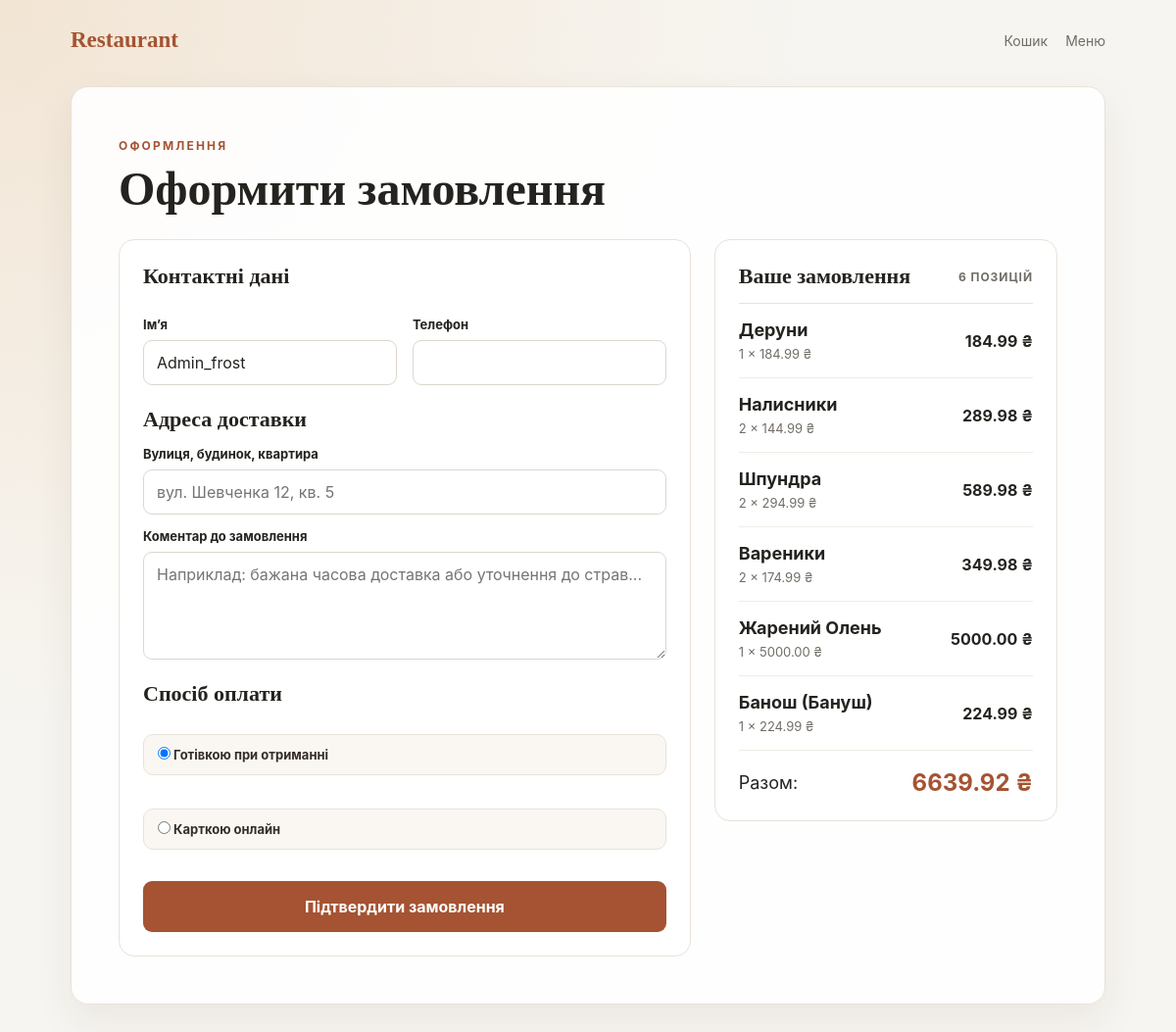
/create-order/ (signed in), run on the app's committed database.
### restaurant_all/models.py (models this page shows, shortened)
class CartItem(models.Model):
    user = models.ForeignKey(
        settings.AUTH_USER_MODEL,
        on_delete=models.CASCADE,
        related_name="cart_items",
    )
    dish = models.ForeignKey(Dish, on_delete=models.CASCADE)
    quantity = models.PositiveIntegerField(default=1)
    class Meta:
        constraints = [
            models.UniqueConstraint(
                fields=("user", "dish"),
                name="unique_user_cart_dish",
            ),
        ]

class Dish(models.Model):
    class Category(models.TextChoices):
        SALADS = "salads", "Салати"
        MAIN = "main", "Основні страви"
        DESSERTS = "desserts", "Десерти"
        DRINKS = "drinks", "Напої"
    name = models.CharField(max_length=100)
    description = models.TextField()
    price = models.DecimalField(max_digits=6, decimal_places=2)
    image = models.ImageField(upload_to='dish_images/', blank=True, null=True)
    is_available = models.BooleanField("Є в наявності", default=True)
    category = models.CharField(
        "Категорія",
        max_length=16,
        choices=Category.choices,
        default=Category.MAIN,
    )

### restaurant_all/views.py (the view, shortened to what this page needs)
# urls.py: path('create-order/', views.create_order_page, name='create_order'),
@login_required
def create_order_page(request):
    _migrate_session_cart(request)
    cart_items, total = _get_cart_summary(request.user)
    return render(
        request,
        "create_order.html",
        {
            "cart_items": cart_items,
            "cart_total": total,
            "customer_name": request.user.get_full_name() or request.user.get_username(),
            "phone": getattr(getattr(request.user, "client_profile", None), "phone", ""),
            "delivery_address": "",
        },
    )

### restaurant_all/views.py (called while the page is built, shortened)
def _migrate_session_cart(request):
    legacy_cart = request.session.get("cart")
    if not isinstance(legacy_cart, dict):
        return

def _get_cart_summary(user):
    cart_items = []
    total = 0
    for cart_item in CartItem.objects.filter(user=user).select_related("dish"):
        line_total = cart_item.dish.price * cart_item.quantity
        cart_items.append(
            {
                "cart_item": cart_item,
                "dish": cart_item.dish,
                "quantity": cart_item.quantity,
                "line_total": line_total,
            }
        )
        total += line_total
    return cart_items, total

### restaurant_all/templates/create_order.html (shortened to what this page needs)
{% load static %}
<!DOCTYPE html>
<html lang="uk">
<head>
    <link rel="stylesheet" href="{% static 'restaurant_all/style.css' %}?v=3">
</head>
<body class="home-page">
    <main class="checkout-page">
        <header class="home-header">
            <a class="brand" href="{% url 'home' %}">Restaurant</a>
            <div class="page-links">
                <a href="{% url 'order' %}">Кошик</a>
                <a href="{% url 'menu' %}">Меню</a>
            </div>
        </header>
        <section class="checkout-card destination-card">
            <span class="eyebrow">Оформлення</span>
            <h1>Оформити замовлення</h1>
            {% if cart_items %}
                <div class="checkout-layout">
                    <form method="post" class="checkout-form">
                        <div class="checkout-section">
                            <h2>Контактні дані</h2>
                            <div class="checkout-form-grid">
                                <div>
                                    <label for="customer-name">Ім’я</label>
                                    <input id="customer-name" name="customer_name" type="text" value="{{ customer_name }}" required>
                                </div>
                                <div>
                                    <label for="phone">Телефон</label>
                                    <input id="phone" name="phone" type="tel" value="{{ phone }}" required>
                                </div>
                            </div>
                        </div>
                        <div class="checkout-section">
                            <h2>Адреса доставки</h2>
                            <label for="address">Вулиця, будинок, квартира</label>
                            <input id="address" name="address" type="text" value="{{ delivery_address }}" placeholder="вул. Шевченка 12, кв. 5" required>
                            <label for="comment">Коментар до замовлення</label>
                            <textarea id="comment" name="comment" rows="4" placeholder="Наприклад: бажана часова доставка або уточнення до страв..."></textarea>
                        </div>
                        <div class="checkout-section">
                            <h2>Спосіб оплати</h2>
                            <div class="checkout-payment-options">
                                <label class="payment-option">
                                    <input type="radio" name="payment_method" value="cash" checked>
                                    <span>Готівкою при отриманні</span>
                                </label>
                                <label class="payment-option">
                                    <input type="radio" name="payment_method" value="card">
                                    <span>Карткою онлайн</span>
                                </label>
                            </div>
                        </div>
                        <button type="submit" class="checkout-submit">Підтвердити замовлення</button>
                    </form>
                    <aside class="checkout-summary">
                        <div class="checkout-summary-header">
                            <h2>Ваше замовлення</h2>
                            <span>{{ cart_items|length }} позицій</span>
                        </div>
                        {% for item in cart_items %}
                            <article class="checkout-summary-item">
                                <div>
                                    <h3>{{ item.dish.name }}</h3>
                                    <p>{{ item.quantity }} × {{ item.dish.price }} ₴</p>
                                </div>
                                <strong>{{ item.line_total }} ₴</strong>
                            </article>
                        {% endfor %}
                        <div class="checkout-summary-total">
                            <span>Разом:</span>
                            <strong>{{ cart_total }} ₴</strong>
                        </div>
                    </aside>
                </div>
            {% else %}
                <p>Кошик поки порожній. Додайте страви, щоб оформити замовлення.</p>
                <a class="back-home" href="{% url 'menu' %}">← До меню</a>
            {% endif %}
        </section>
    </main>
</body>
</html>

### restaurant_all/static/restaurant_all/style.css (style rules this page uses)
:root { color-scheme: light; font-family: Inter, "Segoe UI", sans-serif; color: #25231f; background: #f7f5f1; }
* { box-sizing: border-box; }
body { min-height: 100vh; margin: 0; display: grid; place-items: center; padding: 32px 18px; background: radial-gradient(ellipse at top left, #f2e5d4, transparent 48%), #f7f5f1; }
main { width: min(960px, 100%); }
.eyebrow { color: #a55332; font-size: 12px; font-weight: 700; letter-spacing: .18em; text-transform: uppercase; }
h1 { margin: 8px 0; font-family: Georgia, serif; font-size: clamp(32px, 6vw, 48px); }
h2 { margin: 0 0 6px; font-family: Georgia, serif; font-size: 25px; }
label { display: block; margin: 14px 0 6px; font-size: 13px; font-weight: 650; }
input { width: 100%; padding: 12px 13px; border: 1px solid #ddd7cd; border-radius: 9px; background: #fff; color: inherit; font: inherit; }
button { width: 100%; margin-top: 22px; padding: 13px; border: 0; border-radius: 9px; background: #a55332; color: #fff; font: inherit; font-weight: 700; cursor: pointer; }
.home-page { display: block; padding: 0; }
.home-header { display: flex; align-items: center; justify-content: space-between; gap: 20px; }
.brand { color: #a55332; font-family: Georgia, serif; font-size: 23px; font-weight: 700; text-decoration: none; }
.destination-card { margin-top: clamp(72px, 14vh, 142px); padding: clamp(24px, 5vw, 48px); border: 1px solid #e8e2d8; border-radius: 18px; background: rgba(255, 255, 255, .92); box-shadow: 0 16px 42px rgba(59, 43, 28, .07); }
.page-links { display: flex; gap: 18px; }
.page-links a { color: #716d66; font-size: 14px; text-decoration: none; }
.destination-card p { color: #716d66; }
.checkout-page { width: min(1120px, 100%); min-height: 100vh; margin: 0 auto; padding: 28px 32px 64px; }
.checkout-card { margin-top: 34px; }
.checkout-layout { display: grid; grid-template-columns: 1.25fr .75fr; gap: 24px; margin-top: 24px; }
.checkout-form, .checkout-summary { padding: 24px; border: 1px solid #e8e2d8; border-radius: 16px; background: rgba(255, 255, 255, .9); }
.checkout-section + .checkout-section { margin-top: 22px; }
.checkout-section h2 { margin-bottom: 14px; font-size: 22px; }
.checkout-form-grid { display: grid; grid-template-columns: repeat(2, minmax(0, 1fr)); gap: 16px; }
.checkout-form label, .checkout-form textarea { display: block; }
.checkout-form label { margin-bottom: 8px; font-size: 13px; font-weight: 700; }
.checkout-form input, .checkout-form textarea { width: 100%; padding: 12px 13px; border: 1px solid #ddd7cd; border-radius: 9px; background: #fff; color: inherit; font: inherit; resize: vertical; }
.checkout-form textarea { min-height: 110px; }
.checkout-payment-options { display: grid; gap: 12px; }
.payment-option { display: flex; align-items: center; gap: 10px; padding: 12px 14px; border: 1px solid #e8e2d8; border-radius: 10px; background: #faf7f3; color: #352d29; font-weight: 600; }
.payment-option input { width: auto; margin: 0; }
.checkout-submit { margin-top: 24px; min-height: 52px; }
.checkout-summary { align-self: start; }
.checkout-summary-header { display: flex; align-items: center; justify-content: space-between; gap: 12px; padding-bottom: 14px; border-bottom: 1px solid #e8e2d8; }
.checkout-summary-header h2 { margin: 0; font-size: 22px; }
.checkout-summary-header span { color: #716d66; font-size: 12px; font-weight: 700; letter-spacing: .08em; text-transform: uppercase; }
.checkout-summary-item { display: flex; align-items: center; justify-content: space-between; gap: 18px; padding: 16px 0; border-bottom: 1px solid #f1ece6; }
.checkout-summary-item h3 { margin: 0; font-size: 18px; }
.checkout-summary-item p { margin: 6px 0 0; color: #716d66; font-size: 13px; }
.checkout-summary-total { display: flex; align-items: center; justify-content: space-between; margin-top: 18px; font-size: 18px; }
.checkout-summary-total strong { color: #a55332; font-size: 24px; }

### data on the page
CartItem: dish.name "Деруни", quantity "1", dish.price "184.99", line_total "184.99"
CartItem: dish.name "Налисники", quantity "2", dish.price "144.99", line_total "289.98"
CartItem: dish.name "Шпундра", quantity "2", dish.price "294.99", line_total "589.98"
CartItem: dish.name "Вареники", quantity "2", dish.price "174.99", line_total "349.98"
CartItem: dish.name "Жарений Олень", quantity "1", dish.price "5000.00", line_total "5000.00"
CartItem: dish.name "Банош (Бануш)", quantity "1", dish.price "224.99", line_total "224.99"

### other printed values
{{ cart_items|length }} "6"
{{ cart_total }} "6639.92"
